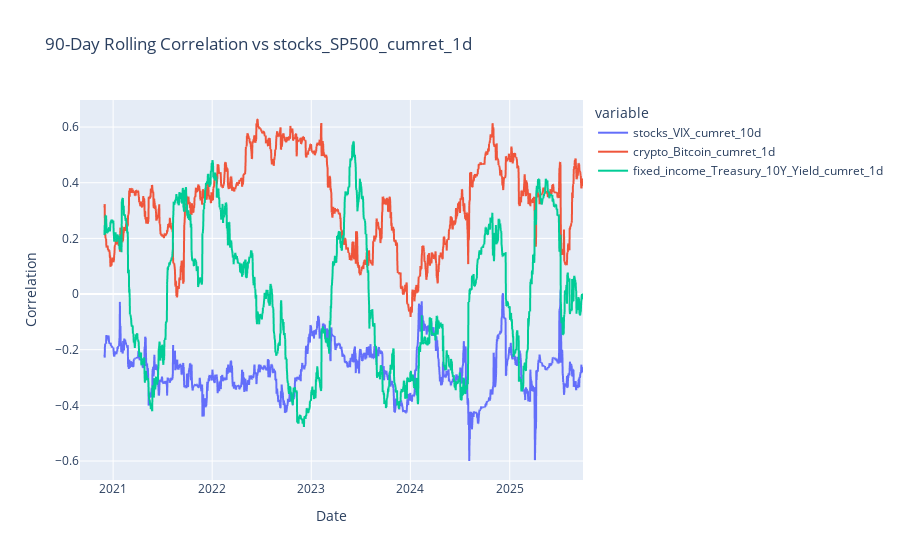

The notebook cell saved with this chart:
### Code cell
# Rolling correlation against SP500 benchmark
window = 90
anchor = "stocks_SP500_cumret_1d"
rolling_corr = pd.DataFrame({
    series: aligned_sample[anchor].rolling(window).corr(aligned_sample[series])
    for series in selected_series
    if series != anchor
})
rolling_corr.index = aligned_sample.index
fig = px.line(
    rolling_corr.reset_index().rename(columns={"index": "date"}),
    x="date",
    y=rolling_corr.columns,
    title=f"{window}-Day Rolling Correlation vs {anchor}",
)
fig.update_layout(yaxis_title="Correlation", xaxis_title="Date")
fig.show()

### Figure 1 — Plotly figure (JSON) as saved in the notebook; plotly's stock layout.template omitted (floating-point values rounded to 4 significant figures; data arrays with more than 128 entries replaced by an {"elided": "..."} marker saying what was removed)
{"data": [{"hovertemplate": "variable=stocks_VIX_cumret_10d<br>date=%{x}<br>value=%{y}<extra></extra>", "legendgroup": "stocks_VIX_cumret_10d", "line": {"color": "#636efa", "dash": "solid"}, "marker": {"symbol": "circle"}, "mode": "lines", "name": "stocks_VIX_cumret_10d", "showlegend": true, "type": "scattergl", "x": {"elided": "1854 str values"}, "xaxis": "x", "y": {"elided": "1854 float values"}, "yaxis": "y"}, {"hovertemplate": "variable=crypto_Bitcoin_cumret_1d<br>date=%{x}<br>value=%{y}<extra></extra>", "legendgroup": "crypto_Bitcoin_cumret_1d", "line": {"color": "#EF553B", "dash": "solid"}, "marker": {"symbol": "circle"}, "mode": "lines", "name": "crypto_Bitcoin_cumret_1d", "showlegend": true, "type": "scattergl", "x": {"elided": "1854 str values"}, "xaxis": "x", "y": {"elided": "1854 float values"}, "yaxis": "y"}, {"hovertemplate": "variable=fixed_income_Treasury_10Y_Yield_cumret_1d<br>date=%{x}<br>value=%{y}<extra></extra>", "legendgroup": "fixed_income_Treasury_10Y_Yield_cumret_1d", "line": {"color": "#00cc96", "dash": "solid"}, "marker": {"symbol": "circle"}, "mode": "lines", "name": "fixed_income_Treasury_10Y_Yield_cumret_1d", "showlegend": true, "type": "scattergl", "x": {"elided": "1854 str values"}, "xaxis": "x", "y": {"elided": "1854 float values"}, "yaxis": "y"}], "layout": {"legend": {"title": {"text": "variable"}, "tracegroupgap": 0}, "title": {"text": "90-Day Rolling Correlation vs stocks_SP500_cumret_1d"}, "xaxis": {"anchor": "y", "domain": [0, 1], "title": {"text": "Date"}}, "yaxis": {"anchor": "x", "domain": [0, 1], "title": {"text": "Correlation"}}}}
